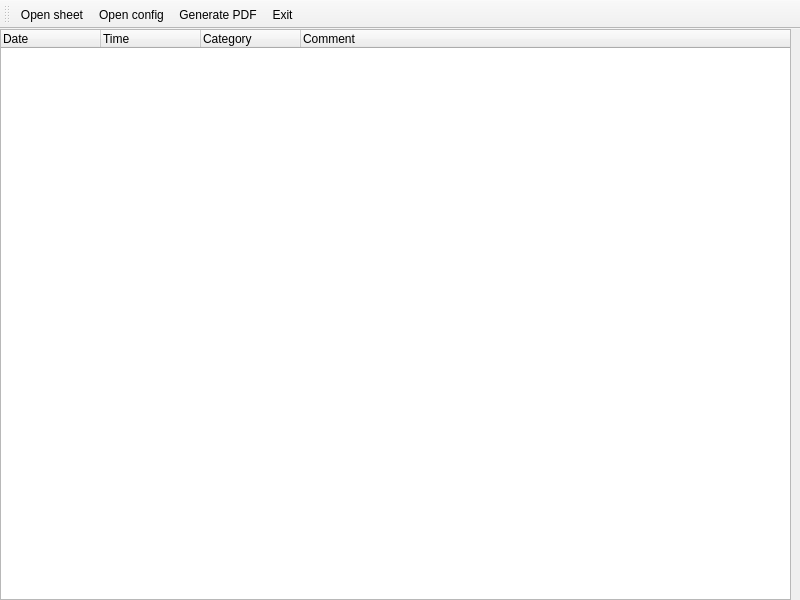
<?xml version="1.0" encoding="UTF-8"?>
<ui version="4.0">
 <class>MainWindow</class>
 <widget class="QMainWindow" name="MainWindow">
  <property name="geometry">
   <rect>
    <x>0</x>
    <y>0</y>
    <width>800</width>
    <height>600</height>
   </rect>
  </property>
  <property name="windowTitle">
   <string>Time sheet generator -- Nikolasp</string>
  </property>
  <widget class="QWidget" name="centralwidget">
   <widget class="QTreeWidget" name="treeWidget">
    <property name="enabled">
     <bool>true</bool>
    </property>
    <property name="geometry">
     <rect>
      <x>0</x>
      <y>0</y>
      <width>791</width>
      <height>571</height>
     </rect>
    </property>
    <property name="horizontalScrollBarPolicy">
     <enum>Qt::ScrollBarAlwaysOff</enum>
    </property>
    <property name="sizeAdjustPolicy">
     <enum>QAbstractScrollArea::AdjustToContents</enum>
    </property>
    <property name="columnCount">
     <number>4</number>
    </property>
    <attribute name="headerHighlightSections">
     <bool>true</bool>
    </attribute>
    <attribute name="headerMinimumSectionSize">
     <number>37</number>
    </attribute>
    <attribute name="headerShowSortIndicator" stdset="0">
     <bool>false</bool>
    </attribute>
    <column>
     <property name="text">
      <string>Date</string>
     </property>
    </column>
    <column>
     <property name="text">
      <string>Time</string>
     </property>
    </column>
    <column>
     <property name="text">
      <string>Category</string>
     </property>
    </column>
    <column>
     <property name="text">
      <string>Comment</string>
     </property>
    </column>
   </widget>
  </widget>
  <widget class="QToolBar" name="toolBar">
   <property name="windowTitle">
    <string>toolBar</string>
   </property>
   <property name="allowedAreas">
    <set>Qt::NoToolBarArea</set>
   </property>
   <property name="floatable">
    <bool>false</bool>
   </property>
   <attribute name="toolBarArea">
    <enum>TopToolBarArea</enum>
   </attribute>
   <attribute name="toolBarBreak">
    <bool>false</bool>
   </attribute>
   <addaction name="action_file_open_sheet"/>
   <addaction name="action_file_open_config"/>
   <addaction name="action_generate_PDF"/>
   <addaction name="action_exit"/>
  </widget>
  <action name="action_file_open_sheet">
   <property name="text">
    <string>Open sheet</string>
   </property>
   <property name="toolTip">
    <string>Open the time sheet</string>
   </property>
   <property name="shortcut">
    <string>Ctrl+O</string>
   </property>
  </action>
  <action name="action_file_open_config">
   <property name="text">
    <string>Open config</string>
   </property>
   <property name="toolTip">
    <string>Open the config file</string>
   </property>
   <property name="shortcut">
    <string>Ctrl+C</string>
   </property>
  </action>
  <action name="action_exit">
   <property name="text">
    <string>Exit</string>
   </property>
   <property name="shortcut">
    <string>Ctrl+Q</string>
   </property>
  </action>
  <action name="action_generate_PDF">
   <property name="text">
    <string>Generate PDF</string>
   </property>
   <property name="toolTip">
    <string>Push to save the pdf</string>
   </property>
   <property name="shortcut">
    <string>Ctrl+S</string>
   </property>
  </action>
 </widget>
 <resources/>
 <connections>
  <connection>
   <sender>action_exit</sender>
   <signal>triggered()</signal>
   <receiver>MainWindow</receiver>
   <slot>close()</slot>
   <hints>
    <hint type="sourcelabel">
     <x>-1</x>
     <y>-1</y>
    </hint>
    <hint type="destinationlabel">
     <x>399</x>
     <y>299</y>
    </hint>
   </hints>
  </connection>
 </connections>
</ui>
